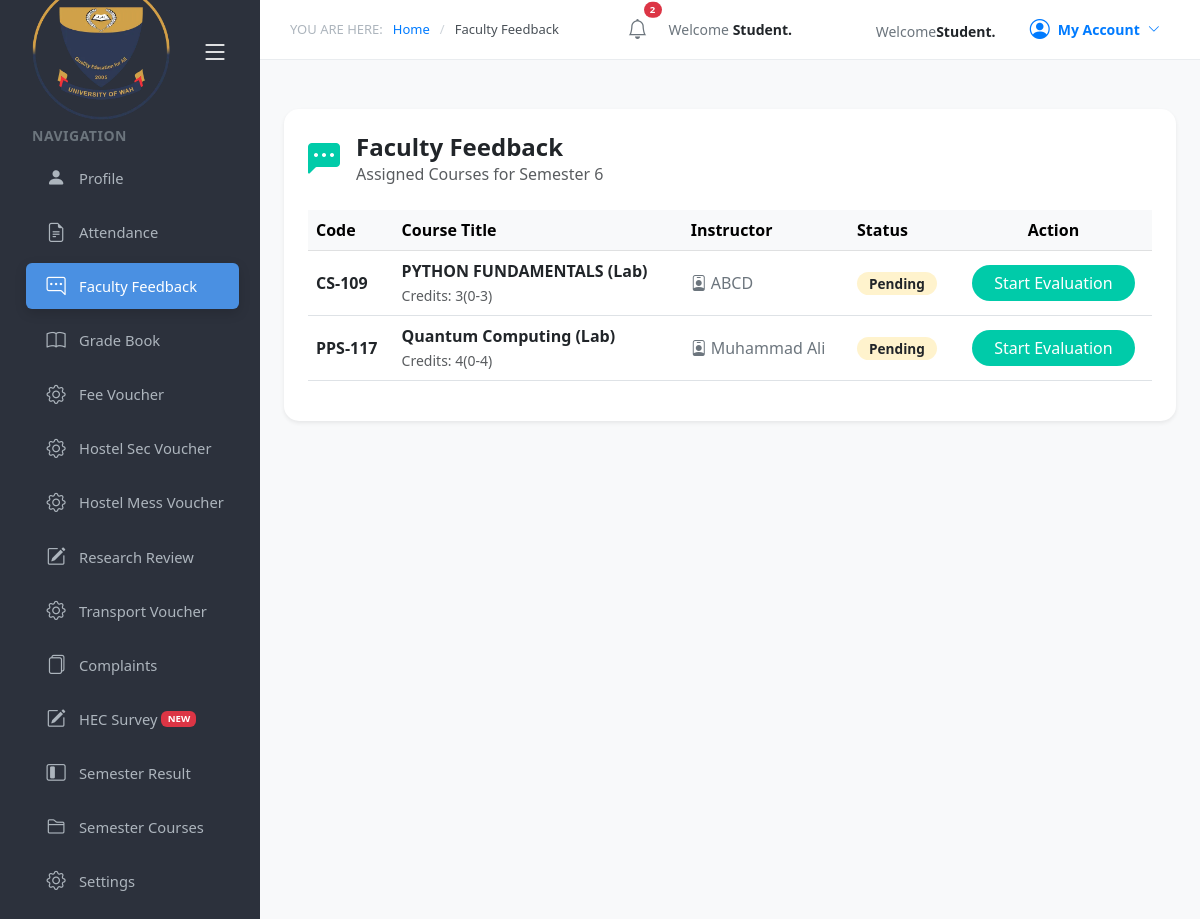
The page /faculty.php (signed in) on the database its author committed.
### tables this page shows
CREATE TABLE `profile` (
  `id` int(11) NOT NULL,
  `registration_no` varchar(50) DEFAULT NULL,
  `photo` varchar(255) DEFAULT 'default.png',
  `full_name` varchar(100) DEFAULT NULL,
  `status_badge` varchar(20) DEFAULT NULL,
  `department` varchar(100) DEFAULT NULL,
  `program` varchar(100) DEFAULT NULL,
  `semester` varchar(10) DEFAULT NULL,
  `session` varchar(10) DEFAULT NULL,
  `admission_date` varchar(20) DEFAULT NULL,
  `domicile` varchar(50) DEFAULT NULL,
  `dob` date DEFAULT NULL,
  `cnic` varchar(20) DEFAULT NULL,
  `nationality` varchar(50) DEFAULT NULL,
  `gender` varchar(10) DEFAULT NULL,
  `father_name` varchar(100) DEFAULT NULL,
  `guardian_name` varchar(100) DEFAULT NULL,
  `guardian_phone` varchar(20) DEFAULT NULL,
  `family_income` varchar(50) DEFAULT NULL,
  `current_address` text DEFAULT NULL,
  `permanent_address` text DEFAULT NULL,
  `email` varchar(100) DEFAULT NULL,
  `phone` varchar(20) DEFAULT NULL,
  `fsc_total` varchar(10) DEFAULT NULL,
  `fsc_obtained` varchar(10) DEFAULT NULL,
  `fsc_per` varchar(10) DEFAULT NULL,
  `fsc_year` varchar(10) DEFAULT NULL,
  `fsc_board` varchar(100) DEFAULT NULL,
  `fsc_major` varchar(50) DEFAULT NULL,
  `ssc_total` varchar(10) DEFAULT NULL,
  `ssc_obtained` varchar(10) DEFAULT NULL,
  `ssc_per` varchar(10) DEFAULT NULL,
  `ssc_year` varchar(10) DEFAULT NULL,
  `ssc_board` varchar(100) DEFAULT NULL,
  `ssc_major` varchar(50) DEFAULT NULL
);

CREATE TABLE `course_assignments` (
  `id` int(11) NOT NULL,
  `course_code` varchar(20) DEFAULT NULL,
  `course_title` varchar(100) DEFAULT NULL,
  `teacher_name` varchar(100) DEFAULT NULL,
  `credit_hours` varchar(10) DEFAULT NULL,
  `semester` int(11) DEFAULT NULL
);

### faculty.php (the view, shortened to what this page needs)
<?php
$host = "localhost";
$user = "root";
$pass = "";
$db = "fyp";
$conn = new mysqli($host, $user, $pass, $db);
$reg_no = $_SESSION['registration_no'];
$completed_courses = [];
$profile_query = "SELECT semester FROM profile WHERE registration_no = '$reg_no'";
$profile_res = $conn->query($profile_query);
$student_semester = ($profile_res && $profile_res->num_rows > 0) ? $profile_res->fetch_assoc()['semester'] : 0;
$courses_query = "SELECT course_code, course_title, teacher_name, credit_hours
                  FROM course_assignments
                  WHERE semester = '$student_semester'";
$courses_result = $conn->query($courses_query);
?>
<!DOCTYPE html>
<html lang="en">
<head>
    <link href="https://cdn.jsdelivr.net/npm/bootstrap@5.3.0/dist/css/bootstrap.min.css" rel="stylesheet">
    <link rel="stylesheet" href="https://cdn.jsdelivr.net/npm/bootstrap-icons@1.11.0/font/bootstrap-icons.css">
    <link rel="stylesheet" href="assets/navbar.css">
    <link rel="stylesheet" href="assets/header.css">
</head>
<body class="bg-light">
    <div class="main-wrapper">
        <?php include 'includes/navbar.php'; ?>
        <div class="content-container">
            <?php include 'includes/header.php'; ?>
            <div class="p-4">
                <div class="content-card bg-white shadow-sm p-4" style="border-radius: 15px;">
                    <div class="header-section d-flex align-items-center gap-3 mb-4">
                        <i class="bi bi-chat-left-dots-fill fs-2 text-teal"></i>
                        <div>
                            <h4 class="fw-bold m-0">Faculty Feedback</h4>
                            <p class="text-muted m-0">Assigned Courses for Semester
                                <?php echo htmlspecialchars($student_semester); ?></p>
                        </div>
                    </div>
                    <div class="table-responsive">
                        <table class="table align-middle">
                            <thead class="table-light">
                                <tr>
                                    <th>Code</th>
                                    <th>Course Title</th>
                                    <th>Instructor</th>
                                    <th>Status</th>
                                    <th class="text-center">Action</th>
                                </tr>
                            </thead>
                            <tbody>
                                <?php if ($courses_result && $courses_result->num_rows > 0): ?>
                                    <?php while ($c = $courses_result->fetch_assoc()):
                                        $is_done = in_array($c['course_code'], $completed_courses);
                                        $instructor = !empty($c['teacher_name']) ? $c['teacher_name'] : "Not Assigned";
                                        ?>
                                        <tr>
                                            <td class="fw-bold text-dark"><?php echo htmlspecialchars($c['course_code']); ?>
                                            </td>
                                            <td>
                                                <div class="fw-semibold"><?php echo htmlspecialchars($c['course_title']); ?>
                                                </div>
                                                <small class="text-muted">Credits:
                                                    <?php echo htmlspecialchars($c['credit_hours']); ?></small>
                                            </td>
                                            <td>
                                                <span class="text-secondary">
                                                    <i
                                                        class="bi bi-person-badge me-1"></i><?php echo htmlspecialchars($instructor); ?>
                                                </span>
                                            </td>
                                            <td>
                                                <?php if ($is_done): ?>
                                                    <span class="badge bg-success-subtle text-success status-badge">Completed</span>
                                                <?php else: ?>
                                                    <span class="badge bg-warning-subtle text-dark status-badge">Pending</span>
                                                <?php endif; ?>
                                            </td>
                                            <td class="text-center">
                                                <?php if ($is_done): ?>
                                                    <span class="text-success small fw-bold"><i class="bi bi-check-circle-fill"></i>
                                                        Done</span>
                                                <?php elseif ($instructor == "Not Assigned"): ?>
                                                    <span class="text-muted small italic">Unavailable</span>
                                                <?php else: ?>
                                                    <a href="evaluate.php?course_code=<?php echo urlencode($c['course_code']); ?>&course_title=<?php echo urlencode($c['course_title']); ?>&instructor=<?php echo urlencode($instructor); ?>"
                                                        class="btn btn-evaluate">Start Evaluation</a>
                                                <?php endif; ?>
                                            </td>
                                        </tr>
                                    <?php endwhile; ?>
                                <?php endif; ?>
                            </tbody>
                        </table>
                    </div>
                </div>
            </div>
        </div>
    </div>
</body>
</html>

### faculty.php (style rules this page uses)
.text-teal { color: #00cba9; }
.btn-evaluate { background-color: #00cba9; color: white; border-radius: 20px; padding: 6px 22px; transition: 0.3s; text-decoration: none; border: none; display: inline-block; }
.status-badge { font-size: 0.85rem; padding: 5px 12px; border-radius: 12px; }
.main-wrapper { display: flex; min-height: 100vh; }
.content-container { flex-grow: 1; background-color: #f8f9fa; }

### rows shown on the page
profile: semester "6"
course_assignments: course_code "CS-109", course_title "PYTHON FUNDAMENTALS (Lab)", credit_hours "3(0-3)", teacher_name "ABCD", shows "Pending"
course_assignments: course_code "PPS-117", course_title "Quantum Computing (Lab)", credit_hours "4(0-4)", teacher_name "Muhammad Ali", shows "Pending"

### other values the page prints
$page_title "Faculty Feedback"
$student['full_name'] "Student"
